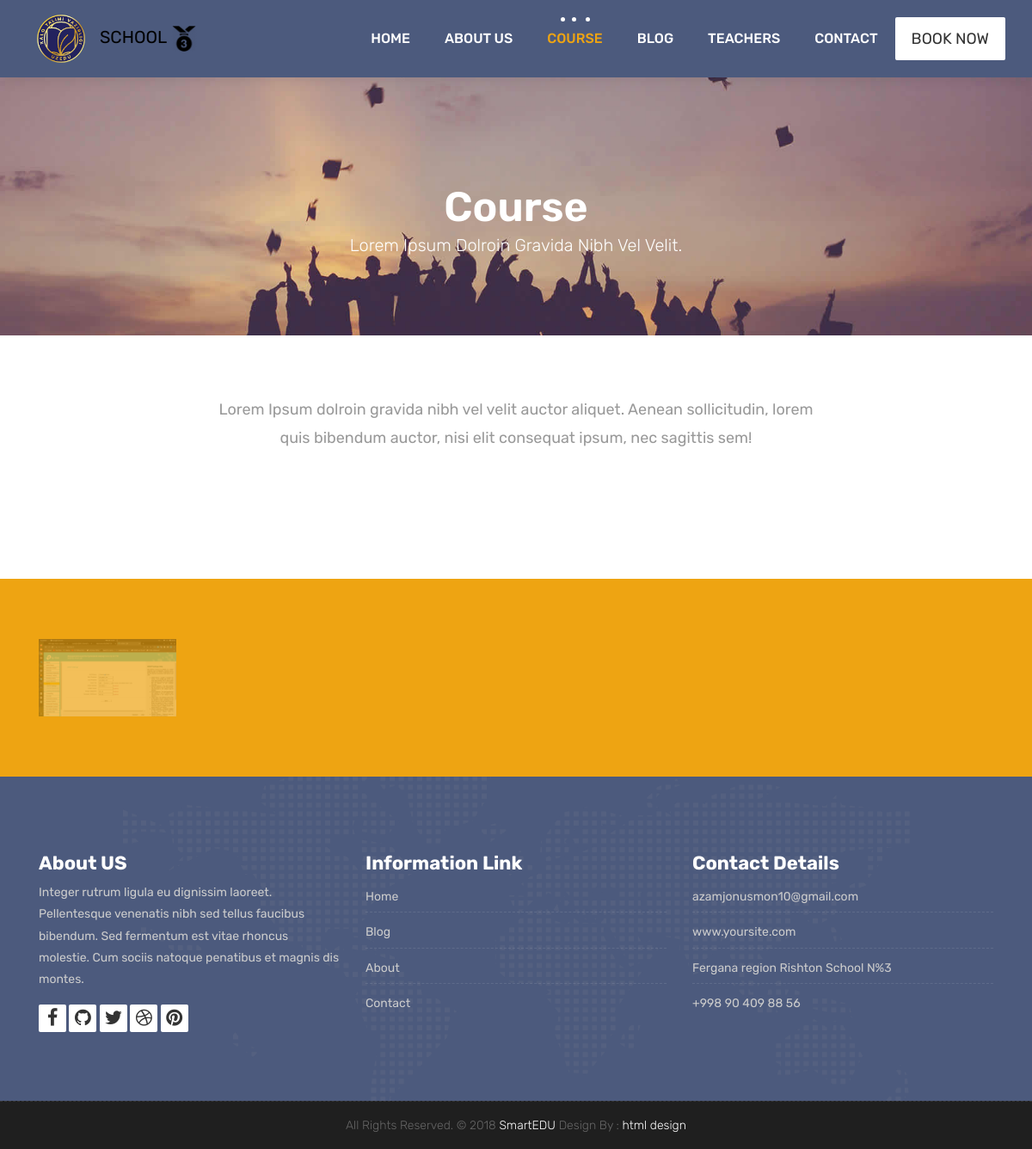
Page /course/ on the earlier database version.
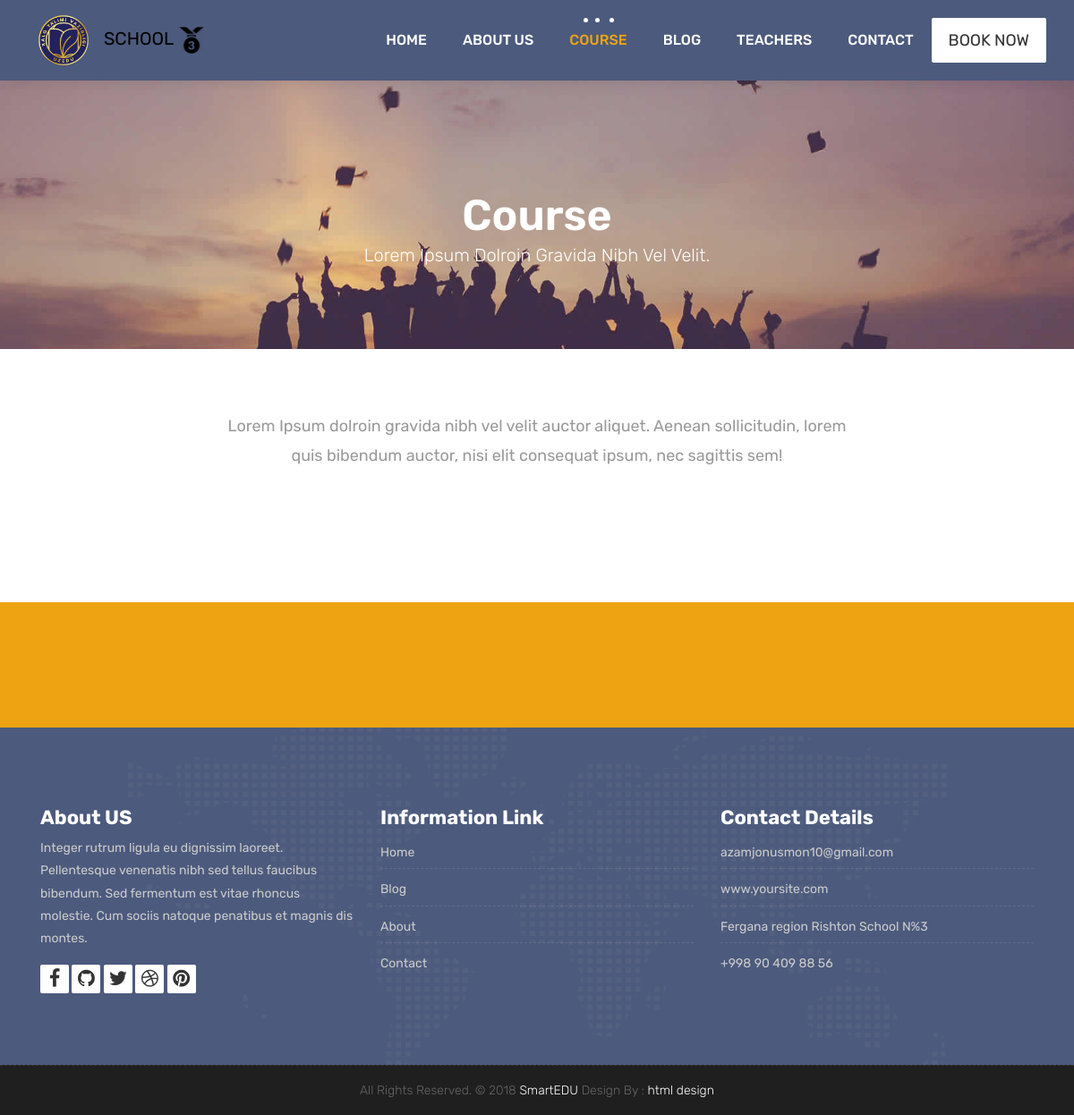
Same page on the later database version.
### home/models.py (models this page shows, shortened)
class Partner(models.Model):
    name = models.CharField(max_length=100)
    image = models.ImageField(upload_to='about/image/partner/')

### home/views.py (the view)
# urls.py: path('course/',course,name='course'),
def course(request):
    data={
        'course':Course.objects.all(),
        'star1':[1,2,3,4,5],
        'star2':[1,2,3,4],
        'partner':Partner.objects.all(),
    }
    return render(request ,'course.html',data)

### template/course.html (shortened to what this page needs)
{% extends 'base.html' %}
{% block content %}
				<div class="collapse navbar-collapse" id="navbars-host">
					<ul class="navbar-nav ml-auto">
						<li class="nav-item"><a class="nav-link" href="/">Home</a></li>
						<li class="nav-item"><a class="nav-link" href="/about/">About Us</a></li>
						<li class="nav-item active"><a class="nav-link" href="/course/">Course</a></li>
						<li class="nav-item"><a class="nav-link" href="/blog/">Blog</a></li>
						<li class="nav-item"><a class="nav-link" href="/teachers/">Teachers</a></li>
						<li class="nav-item"><a class="nav-link" href="/contact/">Contact</a></li>
					</ul>
					<ul class="nav navbar-nav navbar-right">
                        <li><a class="hover-btn-new log" href="#" data-toggle="modal" data-target="#login"><span>Book Now</span></a></li>
                    </ul>
				</div>
			</div>
		</nav>
	</header>
	<div class="all-title-box">
		<div class="container text-center">
			<h1>Course<span class="m_1">Lorem Ipsum dolroin gravida nibh vel velit.</span></h1>
		</div>
	</div>
    <div id="overviews" class="section wb">
        <div class="container">
            <div class="section-title row text-center">
                <div class="col-md-8 offset-md-2">
                    <p class="lead">Lorem Ipsum dolroin gravida nibh vel velit auctor aliquet. Aenean sollicitudin, lorem quis bibendum auctor, nisi elit consequat ipsum, nec sagittis sem!</p>
                </div>
            </div>
            <hr class="invis">
        </div>
    </div>
    <div class="parallax section dbcolor">
        <div class="container">
            <div class="row logos">
				{% for p in partner %}
                <div class="col-md-2 col-sm-2 col-xs-6 wow fadeInUp">
                    <a href="#"><img src="{{p.image.url}}" alt="" class="img-repsonsive"></a>
                </div>
              {% endfor %}
            </div>
        </div>
    </div>
{% endblock %}

Differences in the rows shown:
removed Partner: image (picture)
